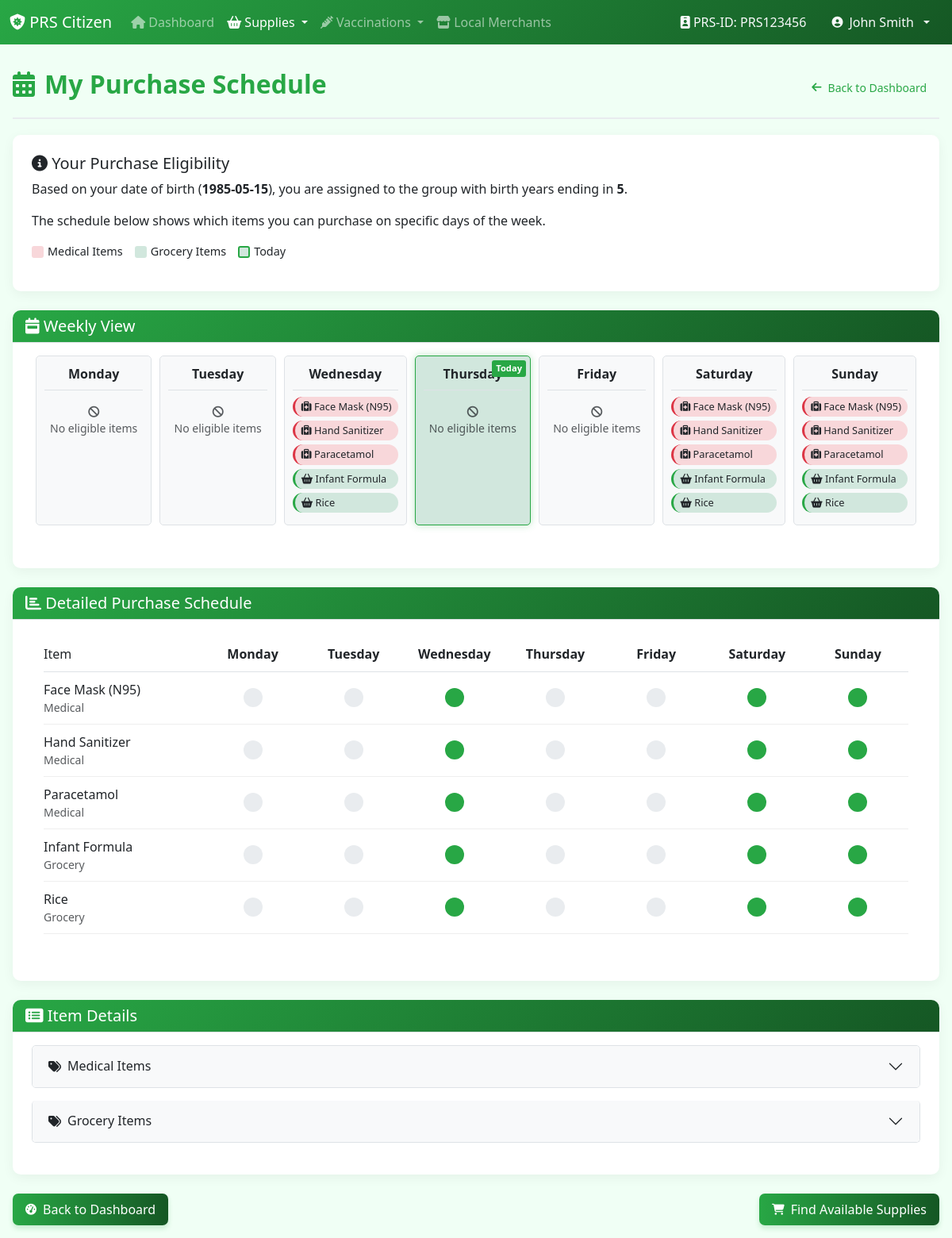
The page /Citizen/citizen_purchase_schedule.php (signed in) on the database its author committed.
### tables this page shows
CREATE TABLE Users (
    user_id INT AUTO_INCREMENT PRIMARY KEY,
    prs_id VARCHAR(10) UNIQUE NOT NULL,
    full_name VARCHAR(100) NOT NULL,
    national_id VARCHAR(50) UNIQUE,
    dob DATE,
    role ENUM('Admin', 'Official', 'Merchant', 'Citizen', 'Pending') NOT NULL,
    username VARCHAR(50) UNIQUE NOT NULL,
    password VARCHAR(255) NOT NULL,
    email VARCHAR(100),
    phone VARCHAR(20),
    address TEXT,
    is_visitor TINYINT(1) DEFAULT 0,
    created_at TIMESTAMP DEFAULT CURRENT_TIMESTAMP,
    last_login TIMESTAMP NULL
);

CREATE TABLE purchase_schedule (
    schedule_id INT AUTO_INCREMENT PRIMARY KEY,
    item_id INT NOT NULL,
    day_of_week TINYINT NOT NULL COMMENT '1=Monday, 7=Sunday',
    dob_year_ending VARCHAR(20) NOT NULL COMMENT 'Comma-separated last digits',
    effective_from DATE NOT NULL,
    effective_to DATE NULL COMMENT 'NULL means indefinite',
    created_at TIMESTAMP DEFAULT CURRENT_TIMESTAMP,
    created_by INT NOT NULL,
    FOREIGN KEY (item_id) REFERENCES critical_items(item_id) ON DELETE CASCADE,
    FOREIGN KEY (created_by) REFERENCES government_officials(official_id) ON DELETE CASCADE,
    UNIQUE KEY item_day_dob (item_id, day_of_week, dob_year_ending, effective_from)
);

### Citizen/citizen_purchase_schedule.php (the view, shortened to what this page needs)
<?php
require_once '../Helper/item_eligibility.php';
$host = 'localhost';
$db = 'CovidSystem';
$user = 'root';
$pass = '';
try {
    $pdo = new PDO("mysql:host=$host;dbname=$db;charset=utf8mb4", $user, $pass);
    $pdo->setAttribute(PDO::ATTR_ERRMODE, PDO::ERRMODE_EXCEPTION);
    $stmt = $pdo->prepare("SELECT * FROM Users WHERE user_id = ?");
    $stmt->execute([$_SESSION['user_id']]);
    $user_details = $stmt->fetch(PDO::FETCH_ASSOC);
    $dob_year = date('Y', strtotime($user_details['dob']));
    $last_digit = substr($dob_year, -1);
    $stmt = $pdo->query("SELECT * FROM critical_items WHERE is_restricted = 1 ORDER BY item_category, item_name");
    $critical_items = $stmt->fetchAll(PDO::FETCH_ASSOC);
    $item_schedules = [];
    foreach ($critical_items as $item) {
        $query = "
            SELECT ps.day_of_week, ci.item_name, ci.item_id, ci.item_category, ci.max_quantity_per_day, ci.max_quantity_per_week
            FROM purchase_schedule ps
            JOIN critical_items ci ON ps.item_id = ci.item_id
            WHERE ps.item_id = ?
            AND ps.dob_year_ending LIKE ?
            AND CURDATE() BETWEEN ps.effective_from AND IFNULL(ps.effective_to, '9999-12-31')
            ORDER BY ps.day_of_week
        ";
        $stmt = $pdo->prepare($query);
        $stmt->execute([$item['item_id'], "%$last_digit%"]);
        $schedule_days = $stmt->fetchAll(PDO::FETCH_ASSOC);
        if (!empty($schedule_days)) {
            $item_schedules[$item['item_id']] = [
                'item_name' => $item['item_name'],
                'item_category' => $item['item_category'],
                'max_per_day' => $item['max_quantity_per_day'],
                'max_per_week' => $item['max_quantity_per_week'],
                'days' => $schedule_days
            ];
        }
    }
    $today_day = date('N');
    $weekly_calendar = [];
    $days = ['Monday', 'Tuesday', 'Wednesday', 'Thursday', 'Friday', 'Saturday', 'Sunday'];
    foreach ($days as $index => $day_name) {
        $day_num = $index + 1;
        $is_today = ($day_num == $today_day);
        $day_items = [];
        foreach ($item_schedules as $item_id => $item) {
            foreach ($item['days'] as $schedule) {
                if ($schedule['day_of_week'] == $day_num) {
                    $day_items[] = [
                        'item_id' => $item_id,
                        'item_name' => $item['item_name'],
                        'category' => $item['item_category'],
                        'max_per_day' => $item['max_per_day']
                    ];
                    break;
                }
            }
        }
        $weekly_calendar[] = [
            'day_num' => $day_num,
            'day_name' => $day_name,
            'is_today' => $is_today,
            'items' => $day_items
        ];
    }
    $items_by_category = [];
    foreach ($item_schedules as $item_id => $item) {
        $category = $item['item_category'];
        if (!isset($items_by_category[$category])) {
            $items_by_category[$category] = [];
        }
        $items_by_category[$category][$item_id] = $item;
    }
} catch (PDOException $e) {
    $_SESSION['error_message'] = "Database error: " . $e->getMessage();
}
?>
<!DOCTYPE html>
<html lang="en">
<head>
    <link rel="stylesheet" href="https://cdn.jsdelivr.net/npm/bootstrap@5.3.0/dist/css/bootstrap.min.css">
    <link rel="stylesheet" href="https://cdnjs.cloudflare.com/ajax/libs/font-awesome/6.4.0/css/all.min.css">
    <link rel="stylesheet" href="../css/citizen_styles.css">
</head>
<body>
    <?php include 'citizen_navbar.php'; ?>
    <div class="container">
        <div class="header d-flex justify-content-between align-items-center">
            <h2><i class="fas fa-calendar-alt"></i> My Purchase Schedule</h2>
            <a href="dashboard_citizen.php" class="btn btn-outline-primary btn-sm">
                <i class="fas fa-arrow-left"></i> Back to Dashboard
            </a>
        </div>
        <div class="card mb-4">
            <div class="card-body">
                <h5><i class="fas fa-info-circle"></i> Your Purchase Eligibility</h5>
                <p>Based on your date of birth (<strong><?php echo date('Y-m-d', strtotime($user_details['dob'])); ?></strong>),
                you are assigned to the group with birth years ending in <strong><?php echo $last_digit; ?></strong>.</p>
                <p>The schedule below shows which items you can purchase on specific days of the week.</p>
                <div class="legend">
                    <div class="legend-item">
                        <div class="legend-color" style="background-color: #f8d7da;"></div>
                        <span>Medical Items</span>
                    </div>
                    <div class="legend-item">
                        <div class="legend-color" style="background-color: #d1e7dd;"></div>
                        <span>Grocery Items</span>
                    </div>
                    <div class="legend-item">
                        <div class="legend-color" style="background-color: #d1e7dd; border: 2px solid #28a745;"></div>
                        <span>Today</span>
                    </div>
                </div>
            </div>
        </div>
        <div class="card mb-4">
            <div class="card-header bg-primary text-white">
                <h5 class="mb-0"><i class="fas fa-calendar-week"></i> Weekly View</h5>
            </div>
            <div class="card-body">
                <div class="calendar-container">
                    <div class="calendar-row">
                        <?php foreach ($weekly_calendar as $day): ?>
                            <div class="calendar-day <?php echo $day['is_today'] ? 'today' : ''; ?>">
                                <div class="day-header">
                                    <?php echo $day['day_name']; ?>
                                    <?php if ($day['is_today']): ?>
                                        <span class="today-badge">Today</span>
                                    <?php endif; ?>
                                </div>
                                <?php if (empty($day['items'])): ?>
                                    <div class="text-muted text-center small mt-3">
                                        <i class="fas fa-ban"></i><br>
                                        No eligible items
                                    </div>
                                <?php else: ?>
                                    <?php foreach ($day['items'] as $item): ?>
                                        <div class="item-pill <?php echo $item['category']; ?>"
                                             title="<?php echo $item['item_name']; ?> - Max: <?php echo $item['max_per_day']; ?>/day">
                                            <i class="fas <?php echo $item['category'] === 'Medical' ? 'fa-medkit' : 'fa-shopping-basket'; ?>"></i>
                                            <?php echo $item['item_name']; ?>
                                        </div>
                                    <?php endforeach; ?>
                                <?php endif; ?>
                            </div>
                        <?php endforeach; ?>
                    </div>
                </div>
            </div>
        </div>
        <div class="card mb-4">
            <div class="card-header bg-primary text-white">
                <h5 class="mb-0"><i class="fas fa-chart-bar"></i> Detailed Purchase Schedule</h5>
            </div>
            <div class="card-body">
                <div class="purchase-schedule-chart">
                    <div class="chart-container">
                        <div class="chart-header">
                            <div class="chart-item-name">Item</div>
                            <?php foreach ($days as $day): ?>
                                <div class="chart-cell"><?php echo $day; ?></div>
                            <?php endforeach; ?>
                        </div>
                        <?php foreach ($item_schedules as $item_id => $item): ?>
                            <div class="chart-row">
                                <div class="chart-item-name">
                                    <?php echo htmlspecialchars($item['item_name']); ?>
                                    <div class="small text-muted"><?php echo $item['item_category']; ?></div>
                                </div>
                                <?php for ($day_num = 1; $day_num <= 7; $day_num++): ?>
                                    <div class="chart-day">
                                        <?php
                                            $is_eligible_day = false;
                                            foreach ($item['days'] as $schedule) {
                                                if ((int)$schedule['day_of_week'] === $day_num) {
                                                    $is_eligible_day = true;
                                                    break;
                                                }
                                            }
                                            $day_class = 'day-indicator';
                                            if ($is_eligible_day) $day_class .= ' eligible';
                                        ?>
                                        <div class="<?php echo $day_class; ?>"></div>
                                    </div>
                                <?php endfor; ?>
                            </div>
                        <?php endforeach; ?>
                    </div>
                </div>
            </div>
        </div>
        <div class="card">
            <div class="card-header bg-primary text-white">
                <h5 class="mb-0"><i class="fas fa-list-alt"></i> Item Details</h5>
            </div>
            <div class="card-body">
                <div class="accordion" id="itemDetailsAccordion">
                    <?php foreach ($items_by_category as $category => $items): ?>
                        <div class="accordion-item mb-3">
                            <h2 class="accordion-header">
                                <button class="accordion-button collapsed" type="button" data-bs-toggle="collapse"
                                        data-bs-target="#collapse-<?php echo str_replace(' ', '-', strtolower($category)); ?>"
                                        aria-expanded="false" aria-controls="collapse-<?php echo str_replace(' ', '-', strtolower($category)); ?>">
                                    <i class="fas fa-tags me-2"></i> <?php echo htmlspecialchars($category); ?> Items
                                </button>
                            </h2>
                        </div>
                    <?php endforeach; ?>
                </div>
            </div>
        </div>
        <div class="d-flex justify-content-between mt-3">
            <a href="dashboard_citizen.php" class="btn btn-primary">
                <i class="fas fa-tachometer-alt"></i> Back to Dashboard
            </a>
            <a href="citizen_find_supplies.php" class="btn btn-success">
                <i class="fas fa-shopping-cart"></i> Find Available Supplies
            </a>
        </div>
    </div>
</body>
</html>

### Citizen/citizen_navbar.php (shortened to what this page needs)
<?php
$current_page = basename($_SERVER['PHP_SELF']);
$user_name = '';
$prs_id = '';
if (isset($_SESSION['user_id'])) {
    try {
        global $pdo;
        $stmt = $pdo->prepare("SELECT full_name, prs_id FROM Users WHERE user_id = ?");
        $stmt->execute([$_SESSION['user_id']]);
        $user_info = $stmt->fetch(PDO::FETCH_ASSOC);
        if ($user_info) {
            $user_name = $user_info['full_name'];
            $prs_id = $user_info['prs_id'];
        }
    } catch (Exception $e) {
        if (isset($_SESSION['full_name'])) {
            $user_name = $_SESSION['full_name'];
        }
    }
}
?>
<nav class="navbar navbar-expand-lg navbar-dark" style="background: linear-gradient(135deg, #28a745 0%, #155724 100%);">
    <div class="container-fluid">
        <a class="navbar-brand" href="dashboard_citizen.php">
            <i class="fas fa-shield-virus"></i> PRS Citizen
        </a>
        <div class="collapse navbar-collapse" id="navbarContent">
            <ul class="navbar-nav me-auto mb-2 mb-lg-0">
                <li class="nav-item">
                    <a class="nav-link <?php echo $current_page == 'dashboard_citizen.php' ? 'active' : ''; ?>"
                       href="dashboard_citizen.php">
                        <i class="fas fa-home"></i> Dashboard
                    </a>
                </li>
                <li class="nav-item dropdown">
                    <a class="nav-link dropdown-toggle <?php echo in_array($current_page, ['citizen_find_supplies.php', 'citizen_purchase_schedule.php', 'citizen_purchase_history.php']) ? 'active' : ''; ?>"
                       href="#" id="suppliesDropdown" role="button" data-bs-toggle="dropdown" data-bs-auto-close="true" aria-expanded="false">
                        <i class="fas fa-shopping-basket"></i> Supplies
                    </a>
                </li>
                <li class="nav-item dropdown">
                    <a class="nav-link dropdown-toggle <?php echo in_array($current_page, ['citizen_vaccinations.php', 'citizen_vaccines.php', 'citizen_upload_vaccination.php']) ? 'active' : ''; ?>"
                       href="#" id="vaccinationDropdown" role="button" data-bs-toggle="dropdown" data-bs-auto-close="true" aria-expanded="false">
                        <i class="fas fa-syringe"></i> Vaccinations
                    </a>
                </li>
                <li class="nav-item">
                    <a class="nav-link" href="citizen_find_supplies.php">
                        <i class="fas fa-store"></i> Local Merchants
                    </a>
                </li>
            </ul>
            <div class="d-flex align-items-center gap-2">
                <?php if (isset($_SESSION['user_id'])): ?>
                    <?php if (!empty($prs_id)): ?>
                        <div class="navbar-text text-light d-none d-lg-block me-2">
                            <i class="fas fa-id-badge"></i> PRS-ID: <?php echo htmlspecialchars($prs_id); ?>
                        </div>
                    <?php endif; ?>
                    <div class="dropdown">
                        <a class="btn btn-outline-light dropdown-toggle"
                           href="#" id="userDropdown" role="button" data-bs-toggle="dropdown" data-bs-auto-close="true" aria-expanded="false">
                            <i class="fas fa-user-circle"></i>
                            <?php echo !empty($user_name) ? htmlspecialchars($user_name) : 'User'; ?>
                        </a>
                    </div>
                <?php endif; ?>
            </div>
        </div>
    </div>
</nav>

### rows shown on the page
users: prs "PRS123456", full_name "John Smith", dob "1985-05-15", dob "5"

### other values the page prints
$day['day_name'] "Monday"
$day['day_name'] "Tuesday"
$day['day_name'] "Wednesday"
$item['item_name'] "Face Mask (N95)"
$item['item_name'] "Hand Sanitizer"
$item['item_name'] "Paracetamol"
$item['item_name'] "Infant Formula"
$item['item_name'] "Rice"
$day['day_name'] "Thursday"
$day['day_name'] "Friday"
$day['day_name'] "Saturday"
$day['day_name'] "Sunday"
$day "Monday"
$day "Tuesday"
$day "Wednesday"
